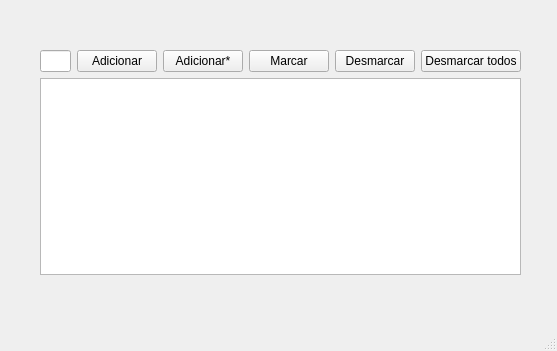
<?xml version="1.0" encoding="UTF-8"?>
<ui version="4.0">
 <class>MainWindow</class>
 <widget class="QMainWindow" name="MainWindow">
  <property name="geometry">
   <rect>
    <x>0</x>
    <y>0</y>
    <width>557</width>
    <height>351</height>
   </rect>
  </property>
  <property name="windowTitle">
   <string>MainWindow</string>
  </property>
  <widget class="QWidget" name="centralwidget">
   <widget class="QWidget" name="">
    <property name="geometry">
     <rect>
      <x>40</x>
      <y>50</y>
      <width>481</width>
      <height>225</height>
     </rect>
    </property>
    <layout class="QVBoxLayout" name="verticalLayout">
     <item>
      <layout class="QHBoxLayout" name="horizontalLayout">
       <item>
        <widget class="QLineEdit" name="txt_item"/>
       </item>
       <item>
        <widget class="QPushButton" name="btn_adicionar">
         <property name="text">
          <string>Adicionar</string>
         </property>
        </widget>
       </item>
       <item>
        <widget class="QPushButton" name="btn_adicionar_varios">
         <property name="text">
          <string>Adicionar*</string>
         </property>
        </widget>
       </item>
       <item>
        <widget class="QPushButton" name="btn_marcar">
         <property name="text">
          <string>Marcar</string>
         </property>
        </widget>
       </item>
       <item>
        <widget class="QPushButton" name="pushButton">
         <property name="text">
          <string>Desmarcar</string>
         </property>
        </widget>
       </item>
       <item>
        <widget class="QPushButton" name="pushButton_2">
         <property name="text">
          <string>Desmarcar todos</string>
         </property>
        </widget>
       </item>
      </layout>
     </item>
     <item>
      <widget class="QListWidget" name="listWidget"/>
     </item>
    </layout>
   </widget>
  </widget>
  <widget class="QMenuBar" name="menubar">
   <property name="geometry">
    <rect>
     <x>0</x>
     <y>0</y>
     <width>557</width>
     <height>21</height>
    </rect>
   </property>
  </widget>
  <widget class="QStatusBar" name="statusbar"/>
 </widget>
 <resources/>
 <connections/>
</ui>
